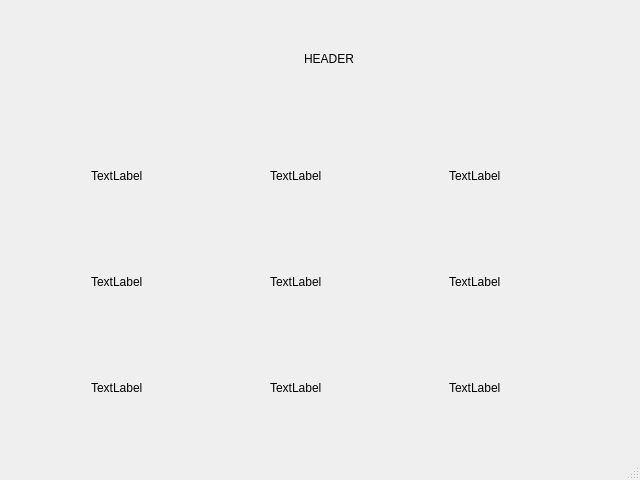
<?xml version="1.0" encoding="UTF-8"?>
<ui version="4.0">
 <class>MainWindow</class>
 <widget class="QMainWindow" name="MainWindow">
  <property name="geometry">
   <rect>
    <x>0</x>
    <y>0</y>
    <width>640</width>
    <height>480</height>
   </rect>
  </property>
  <property name="minimumSize">
   <size>
    <width>640</width>
    <height>480</height>
   </size>
  </property>
  <property name="windowTitle">
   <string>MainWindow</string>
  </property>
  <widget class="QWidget" name="centralwidget">
   <layout class="QGridLayout" name="gridLayout_2">
    <item row="0" column="0">
     <layout class="QVBoxLayout" name="verticalLayout">
      <item>
       <widget class="QLabel" name="lbl_header">
        <property name="minimumSize">
         <size>
          <width>640</width>
          <height>100</height>
         </size>
        </property>
        <property name="maximumSize">
         <size>
          <width>16777215</width>
          <height>100</height>
         </size>
        </property>
        <property name="text">
         <string>HEADER</string>
        </property>
        <property name="alignment">
         <set>Qt::AlignCenter</set>
        </property>
        <property name="wordWrap">
         <bool>false</bool>
        </property>
       </widget>
      </item>
     </layout>
    </item>
    <item row="1" column="0">
     <layout class="QVBoxLayout" name="verticalLayout_2">
      <item>
       <widget class="QStackedWidget" name="stackedWidget">
        <property name="currentIndex">
         <number>0</number>
        </property>
        <widget class="QWidget" name="page">
         <layout class="QVBoxLayout" name="verticalLayout_5">
          <item>
           <layout class="QGridLayout" name="gridLayout">
            <item row="2" column="0">
             <widget class="QLabel" name="label_2">
              <property name="maximumSize">
               <size>
                <width>100</width>
                <height>100</height>
               </size>
              </property>
              <property name="text">
               <string>TextLabel</string>
              </property>
             </widget>
            </item>
            <item row="0" column="0">
             <widget class="QLabel" name="label_3">
              <property name="text">
               <string>TextLabel</string>
              </property>
             </widget>
            </item>
            <item row="1" column="1">
             <widget class="QLabel" name="label_5">
              <property name="text">
               <string>TextLabel</string>
              </property>
             </widget>
            </item>
            <item row="1" column="0">
             <widget class="QLabel" name="label">
              <property name="minimumSize">
               <size>
                <width>50</width>
                <height>50</height>
               </size>
              </property>
              <property name="maximumSize">
               <size>
                <width>100</width>
                <height>100</height>
               </size>
              </property>
              <property name="text">
               <string>TextLabel</string>
              </property>
             </widget>
            </item>
            <item row="0" column="1">
             <widget class="QLabel" name="label_4">
              <property name="maximumSize">
               <size>
                <width>100</width>
                <height>100</height>
               </size>
              </property>
              <property name="text">
               <string>TextLabel</string>
              </property>
             </widget>
            </item>
            <item row="2" column="1">
             <widget class="QLabel" name="label_6">
              <property name="text">
               <string>TextLabel</string>
              </property>
             </widget>
            </item>
            <item row="0" column="2">
             <widget class="QLabel" name="label_7">
              <property name="maximumSize">
               <size>
                <width>100</width>
                <height>16777215</height>
               </size>
              </property>
              <property name="text">
               <string>TextLabel</string>
              </property>
             </widget>
            </item>
            <item row="1" column="2">
             <widget class="QLabel" name="label_8">
              <property name="text">
               <string>TextLabel</string>
              </property>
             </widget>
            </item>
            <item row="2" column="2">
             <widget class="QLabel" name="label_9">
              <property name="text">
               <string>TextLabel</string>
              </property>
             </widget>
            </item>
           </layout>
          </item>
         </layout>
        </widget>
        <widget class="QWidget" name="page_2">
         <layout class="QVBoxLayout" name="verticalLayout_4">
          <item>
           <layout class="QVBoxLayout" name="verticalLayout_3">
            <item>
             <widget class="QLabel" name="lbl_item">
              <property name="text">
               <string>...</string>
              </property>
              <property name="alignment">
               <set>Qt::AlignCenter</set>
              </property>
             </widget>
            </item>
            <item>
             <widget class="QTableWidget" name="tableWidget">
              <property name="sizeAdjustPolicy">
               <enum>QAbstractScrollArea::AdjustToContents</enum>
              </property>
              <property name="editTriggers">
               <set>QAbstractItemView::NoEditTriggers</set>
              </property>
              <property name="iconSize">
               <size>
                <width>150</width>
                <height>150</height>
               </size>
              </property>
              <property name="gridStyle">
               <enum>Qt::NoPen</enum>
              </property>
              <property name="columnCount">
               <number>2</number>
              </property>
              <attribute name="horizontalHeaderVisible">
               <bool>false</bool>
              </attribute>
              <attribute name="horizontalHeaderDefaultSectionSize">
               <number>150</number>
              </attribute>
              <attribute name="verticalHeaderVisible">
               <bool>false</bool>
              </attribute>
              <attribute name="verticalHeaderDefaultSectionSize">
               <number>150</number>
              </attribute>
              <column/>
              <column/>
             </widget>
            </item>
           </layout>
          </item>
         </layout>
        </widget>
       </widget>
      </item>
     </layout>
    </item>
   </layout>
  </widget>
  <widget class="QStatusBar" name="statusbar"/>
 </widget>
 <resources/>
 <connections/>
</ui>
